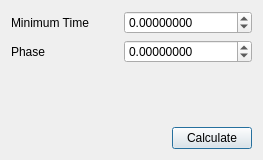
<?xml version="1.0" encoding="UTF-8"?>
<ui version="4.0">
 <class>Dialog</class>
 <widget class="QDialog" name="Dialog">
  <property name="geometry">
   <rect>
    <x>0</x>
    <y>0</y>
    <width>263</width>
    <height>160</height>
   </rect>
  </property>
  <property name="windowTitle">
   <string>Fold Phase</string>
  </property>
  <layout class="QGridLayout" name="gridLayout_2">
   <item row="0" column="0" colspan="2">
    <layout class="QGridLayout" name="gridLayout">
     <item row="0" column="0">
      <widget class="QLabel" name="label">
       <property name="text">
        <string>Minimum Time</string>
       </property>
      </widget>
     </item>
     <item row="0" column="1">
      <widget class="QDoubleSpinBox" name="doubleSpinBox">
       <property name="decimals">
        <number>8</number>
       </property>
       <property name="minimum">
        <double>-999999999.000000000000000</double>
       </property>
       <property name="maximum">
        <double>99999999.000000000000000</double>
       </property>
      </widget>
     </item>
     <item row="1" column="0">
      <widget class="QLabel" name="label_2">
       <property name="text">
        <string>Phase</string>
       </property>
      </widget>
     </item>
     <item row="1" column="1">
      <widget class="QDoubleSpinBox" name="doubleSpinBox_2">
       <property name="decimals">
        <number>8</number>
       </property>
       <property name="minimum">
        <double>-999999999.000000000000000</double>
       </property>
       <property name="maximum">
        <double>99999999.000000000000000</double>
       </property>
      </widget>
     </item>
    </layout>
   </item>
   <item row="1" column="0">
    <spacer name="verticalSpacer">
     <property name="orientation">
      <enum>Qt::Vertical</enum>
     </property>
     <property name="sizeHint" stdset="0">
      <size>
       <width>20</width>
       <height>40</height>
      </size>
     </property>
    </spacer>
   </item>
   <item row="2" column="0">
    <spacer name="horizontalSpacer">
     <property name="orientation">
      <enum>Qt::Horizontal</enum>
     </property>
     <property name="sizeHint" stdset="0">
      <size>
       <width>138</width>
       <height>20</height>
      </size>
     </property>
    </spacer>
   </item>
   <item row="2" column="1">
    <widget class="QPushButton" name="pushButton">
     <property name="text">
      <string>Calculate</string>
     </property>
    </widget>
   </item>
  </layout>
 </widget>
 <resources/>
 <connections/>
</ui>
